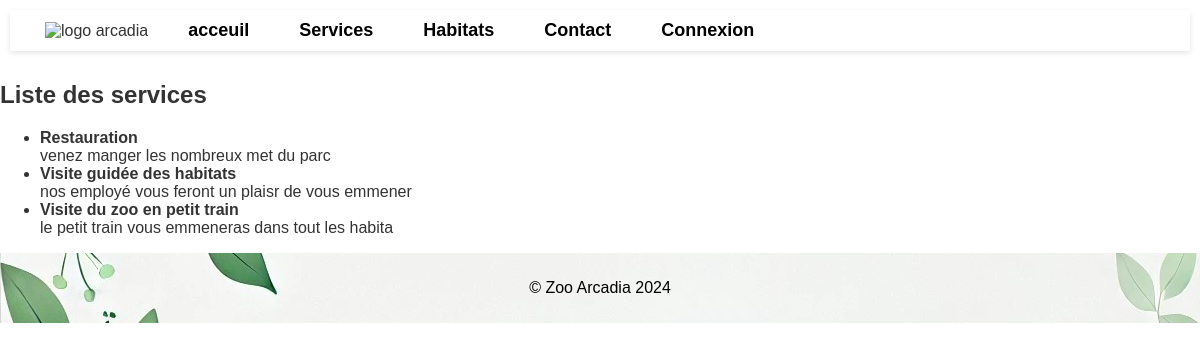
The page /page/service.php on the database as committed earlier.
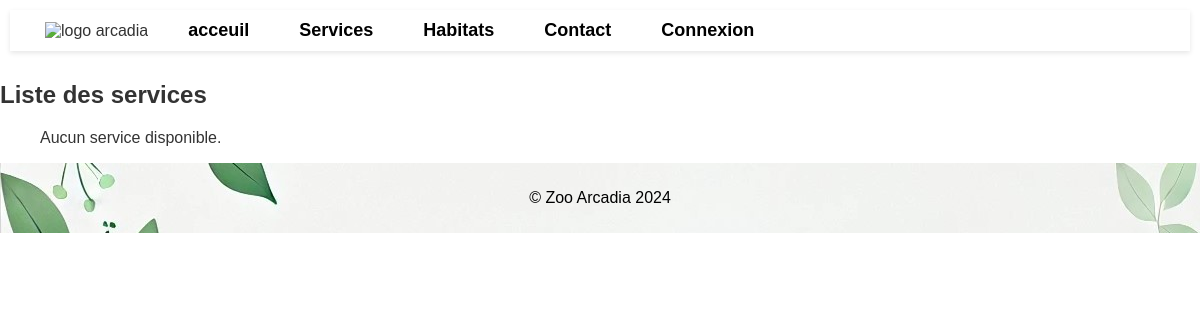
The same page on the database as committed later.
### tables this page shows
CREATE TABLE `service` (
  `service_id` int(11) NOT NULL,
  `nom` varchar(50) DEFAULT NULL,
  `description` varchar(50) DEFAULT NULL
);

### page/service.php (the view, shortened to what this page needs)
<?php
include 'db_config.php';
$conn = new mysqli($host, $username, $password, $dbname);
$sql = "SELECT nom, description FROM service";
$result = $conn->query($sql);
?>
<!DOCTYPE html>
<html lang="fr">
<head>
    <link rel="stylesheet" href="css/style.css">
</head>
<body>
<header>
        <nav>
            <ul>
                <li><img src="photo/logo_arcadia.jpg" alt="logo arcadia"></li>
                <li><a href="index.php">acceuil</a></li>
                <li><a href="service.php">Services</a></li>
                <li><a href="habitats.php">Habitats</a></li>
                <li><a href="contact.php">Contact</a></li>
                <li><a href="login.php">Connexion</a></li>
            </ul>
        </nav>
    </header>
    <section id="services">
        <h2>Liste des services</h2>
        <ul>
            <?php
            if ($result->num_rows > 0) {
                while($row = $result->fetch_assoc()) {
                    echo "<li><strong>" . $row['nom'] . "</strong><br>" . $row['description'] . "</li>";
                }
            } else {
                echo "Aucun service disponible.";
            }
            ?>
        </ul>
    </section>
    <footer>
        <p>© Zoo Arcadia 2024</p>
    </footer>
</body>
</html>

Rows that differ between the two databases and show on the page:
removed service: nom "Restauration", description "venez manger les nombreux met du parc"
removed service: nom "Visite guidée des habitats", description "nos employé vous feront un plaisr de vous emmener"
removed service: nom "Visite du zoo en petit train", description "le petit train vous emmeneras dans tout les habita"
Other text that changed with them:
text now shown: "Aucun service disponible."
